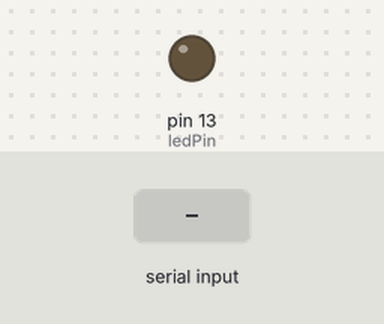
The sketch below on a simulated Arduino Uno, built with avr-gcc and run on an emulated ATmega328P. Parts: output pins drawn as LEDs (lit = HIGH). Dashed ring = blinking. Inputs (shaded band) come from the test bench.

Above: at 1.2 s.
1.3 s: "1" received over Serial
At 1.4 s:
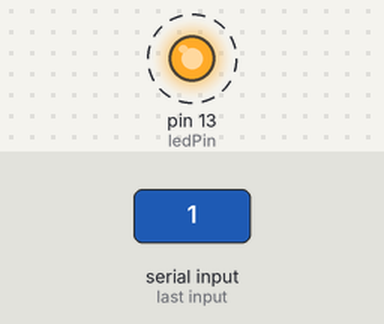
Timing chart, 0 to 10.3 s (numbered marks = the images above; inputs shaded):
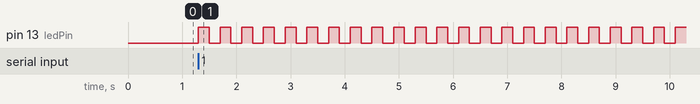

The sketch:

LedCommSerial.ino
```cpp
// Broche où la LED est connectée
int ledPin = 13 ;

void  setup ()  {
  Serial. begin ( 9600 ); // Initialise la communication série à un débit de 9600 bauds
  pinMode (ledPin, OUTPUT); // Définit la broche LED comme sortie
 }

void  loop ()  {
  byte blinkCount; // Variable pour stocker le nombre de clignotements reçus du port série
  if (Serial. available ()) { // Vérifie si les données sont disponibles pour la lecture depuis le port série
     blinkCount = Serial. read (); // Lit l'octet entrant depuis le port série
    for (byte i = 1 ; i <= blinkCount * 2 ; i++) { // Boucle pour faire clignoter la LED
      digitalWrite (ledPin, ! digitalRead (ledPin)); // Bascule l'état de la LED
      delay ( 200 ); // Attends 200 millisecondes
     }
  }
}
```

Measured:
- after the input at 1.3 s, pin 13 (ledPin): alternates HIGH for 0.20 s and LOW for 0.20 s, starting at once
